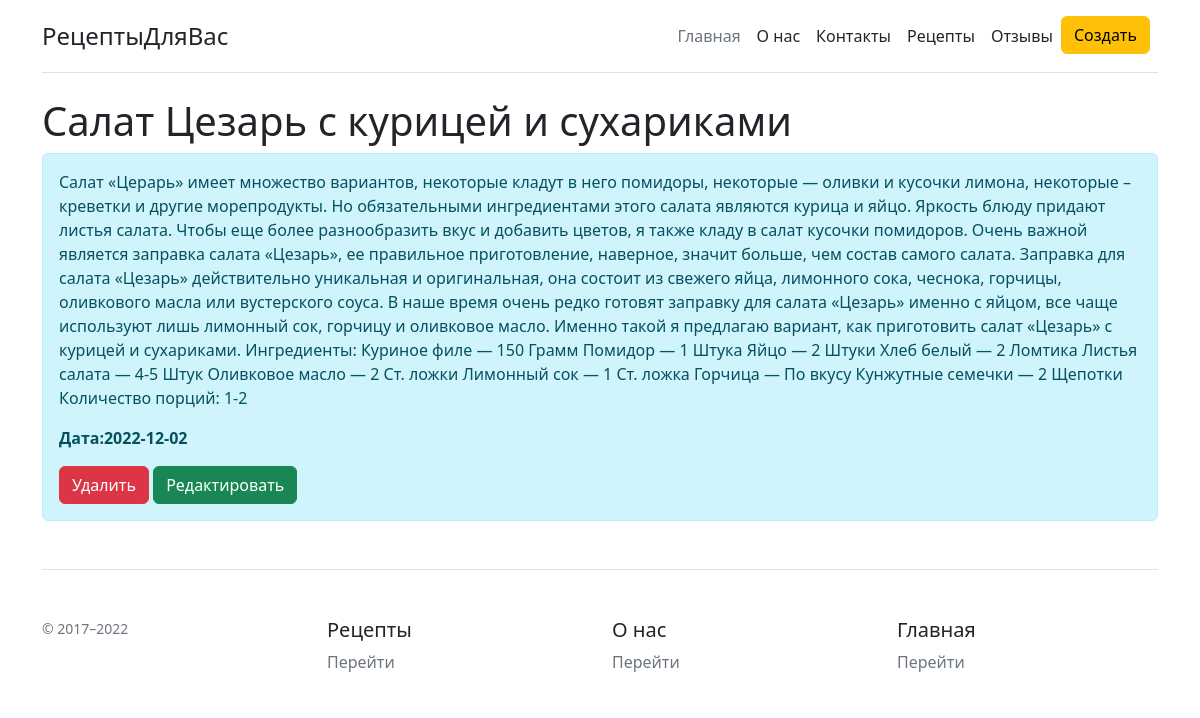
/posts/1, run on the app's committed database.
### app.py (models this page shows, shortened)
class Article(db.Model):
    id = db.Column(db.Integer, primary_key=True)
    title = db.Column(db.String(100), nullable=False)
    intro = db.Column(db.String(300), nullable=False)
    text = db.Column(db.Text, nullable=False)
    date = db.Column(db.DateTime, default=datetime.utcnow)

### app.py (the view)
@app.route('/posts/<int:id>')
def post_detail(id):
    article = Article.query.get(id)
    return render_template("post_detail.html", article=article)

### templates/post_detail.html (shortened to what this page needs)
{% extends 'base.html' %}
{%  block body %}
<div class="container">
<h1>{{article.title}}</h1>
    <div class="alert alert-info">
        <p>{{ article.text }}</p>
        <p><b>Дата:{{ article.date.date() }}</b></p>
        <a href="/posts/{{ article.id }}/del" class="btn btn-danger"> Удалить</a>
        <a href="/posts/{{ article.id }}/update" class="btn btn-success"> Редактировать</a>
    </div>
</div>
{% endblock %}

### data on the page
Article: title "Салат Цезарь с курицей и сухариками", text "Салат «Церарь» имеет множество вариантов, некоторые кладут в него помидоры, некоторые — оливки и кусочки лимона, некоторые – креветки и другие морепродукты. Но обязательными ингредиентами этого салата являются курица и яйцо. Яркость блюду придают листья салата. Чтобы еще более разнообразить вкус и добавить цветов, я также кладу в салат кусочки помидоров. Очень важной является заправка салата «Цезарь», ее правильное приготовление, наверное, значит больше, чем состав самого салата. Заправка для салата «Цезарь» действительно уникальная и оригинальная, она состоит из свежего яйца, лимонного сока, чеснока, горчицы, оливкового масла или вустерского соуса. В наше время очень редко готовят заправку…", date "2022-12-02"
